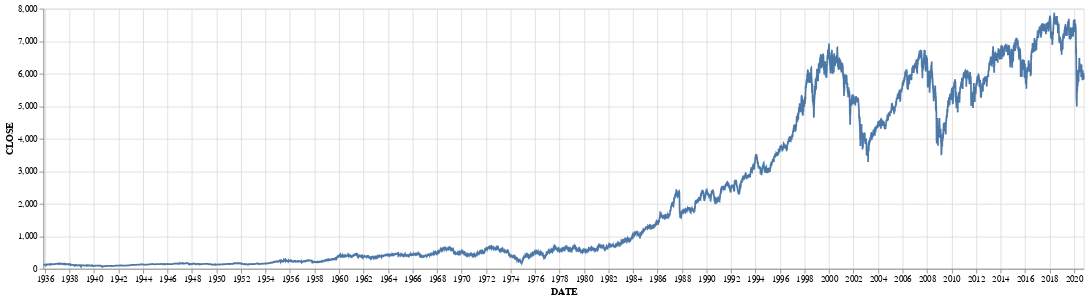

Write notebook code for a chart like this one.
### Code cell
alt.Chart(ukx, width=1200).mark_line().encode(x='DATE:T', y='CLOSE:Q')

### Figure 1 — Vega-Lite specification as saved in the notebook (floating-point values rounded to 4 significant figures; data arrays with more than 128 entries replaced by an {"elided": "..."} marker saying what was removed)
{"config": {"view": {"continuousWidth": 400, "continuousHeight": 300}}, "data": {"name": "data-28c97a04eed8821243bdb04c12dd2f94"}, "mark": "line", "encoding": {"x": {"type": "temporal", "field": "DATE"}, "y": {"type": "quantitative", "field": "CLOSE"}}, "width": 1200, "$schema": "https://vega.github.io/schema/vega-lite/v4.8.1.json", "datasets": {"data-28c97a04eed8821243bdb04c12dd2f94": {"elided": "21688 records"}}}
